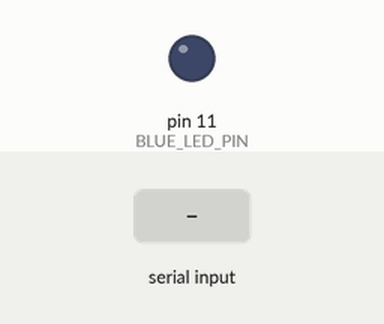
A sketch run on a simulated Arduino Uno, built with avr-gcc and run on an emulated ATmega328P. Shown: output pins drawn as LEDs (lit = HIGH). Inputs (shaded band) come from the test bench.

Above: at 1.2 s.
1.3 s: "90,45\n" received over Serial
At 3.1 s:
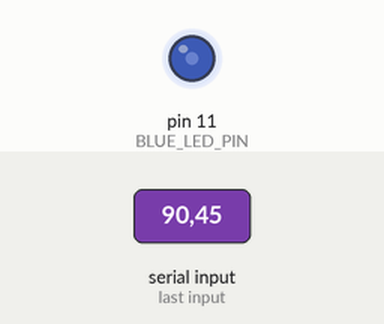
3.8 s: "30,150\n" received over Serial
At 5.1 s:
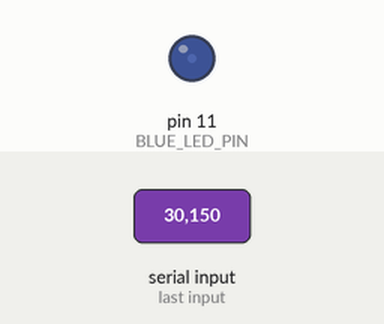
6.3 s: "200\n" received over Serial
At 8.1 s:
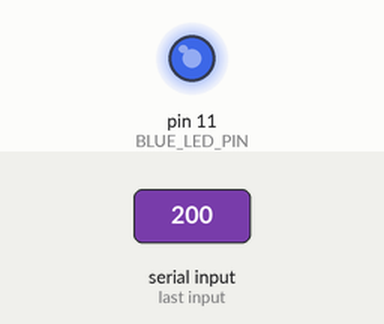
8.8 s: "90\n" received over Serial
At 11.1 s:
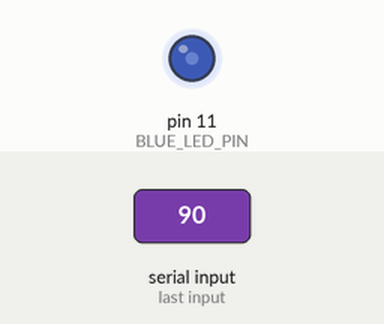
Timing chart, 0 to 12.3 s (numbered marks = the images above; inputs shaded):
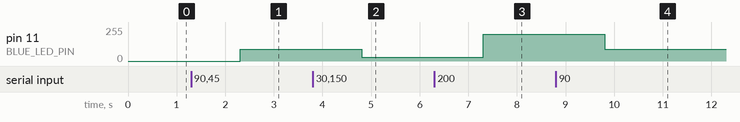

The sketch:

led_input.ino
```cpp
// Implement a simple parser which receives an ascii string of numbers terminated with ‘\n’ converts the
//  string to a number and updates the LED's brightness accordingly.

#define RED_LED_PIN 9
#define BLUE_LED_PIN 11
#define GREEN_LED_PIN 10
int chosen_led = BLUE_LED_PIN;

void setup()
{
    Serial.begin(9600);
    // initialize digital pin LED_BUILTIN as an output.
    pinMode(chosen_led, OUTPUT);
}

// the loop function runs over and over again forever
void loop()
{
    if (Serial.available() > 0)
    {
        int brightness = Serial.readString().toInt();
        analogWrite(chosen_led, brightness);
    }
    delay(1);
}
```

Measured:
- after the input at 1.3 s, pin 11 (BLUE_LED_PIN): 0/255 → 90/255 after 1.0 s
- after the input at 3.8 s, pin 11 (BLUE_LED_PIN): 90/255 → 30/255 after 1.0 s
- after the input at 6.3 s, pin 11 (BLUE_LED_PIN): 30/255 → 200/255 after 1.0 s
- after the input at 8.8 s, pin 11 (BLUE_LED_PIN): 200/255 → 90/255 after 1.0 s
